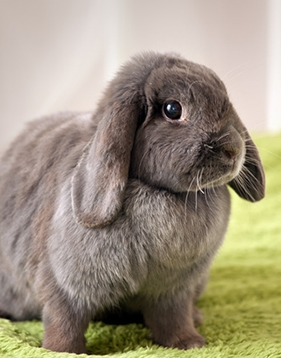
#> input picture staj/resim/b.png, 281 x 358 px
$ python filtreleme.py
#> lines starting #> are read from the running program, lines starting #| are printed output that depends on the picture
import cv2

resim = cv2.imread("resim/b.png")
#> resim is the input picture: shape (358, 281, 3); mean B, G, R 128.8, 148.2, 158.6

mean_filter=cv2.blur(resim,(3,3))
mean_filter2=cv2.blur(resim,(5,5))
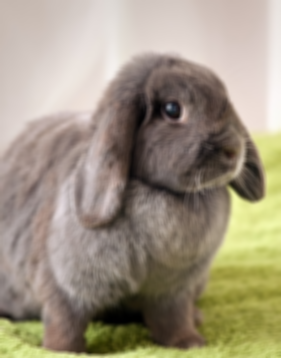
#> mean_filter2: shape (358, 281, 3); mean B, G, R 128.8, 148.2, 158.6
mean_filter3=cv2.blur(resim,(5,5))

median_filter=cv2.medianBlur(resim,3)
median_filter2=cv2.medianBlur(resim,5)
median_filter3=cv2.medianBlur(resim,7)


gauss= cv2.GaussianBlur(resim,(3,3),0)
gauss2=cv2.GaussianBlur(resim,(5,5),0)
gauss3= cv2.GaussianBlur(resim,(7,7),0)


cv2.imshow("orjinal goruntu", resim)
cv2.imshow("mean_filter", mean_filter)
cv2.imshow("mean_filter2", mean_filter2)
cv2.imshow("mean_filter3", mean_filter3)

cv2.imshow("median_filter",median_filter)
cv2.imshow("median_filter2",median_filter2)
cv2.imshow("median_filter3",median_filter3)

cv2.imshow("gauss",gauss)
cv2.imshow("gauss2",gauss2)
cv2.imshow("gauss3",gauss3)

cv2.waitKey(0)
cv2.destroyAllWindows()
